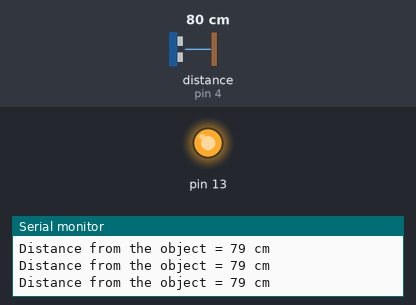
Simulated run of this sketch. Board: Arduino Uno, built with avr-gcc and run on an emulated ATmega328P. Shown: output pins drawn as LEDs (lit = HIGH), the last lines printed to the serial monitor. Wiring (inferred from the names in the program): ultrasonic range finder: trigger pin 5; echo pin 4. The test bench sets the inputs (shaded band); at power-on: distance to the obstacle (sensor on pin 4) 80 cm. The echo pulse lasts 58.3 µs per cm; pins used as bus, display or sensor lines are not drawn.

Above: at 1.2 s.
1.3 s: distance to the obstacle (sensor on pin 4) set to 299 cm
At 2.6 s:
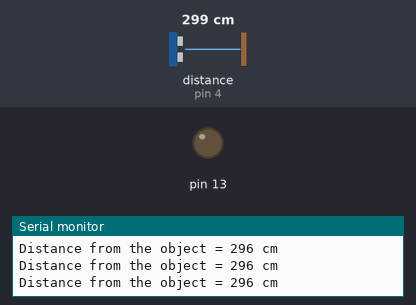
2.9 s: distance to the obstacle (sensor on pin 4) set to 2 cm
At 3.7 s:
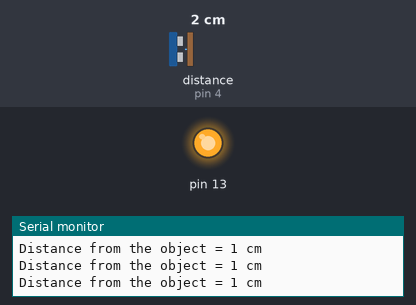
4.4 s: distance to the obstacle (sensor on pin 4) set to 120 cm
At 5.4 s:
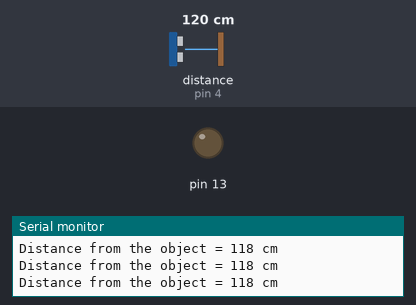
Timing chart, 0 to 7.4 s (numbered marks = the images above; inputs shaded):
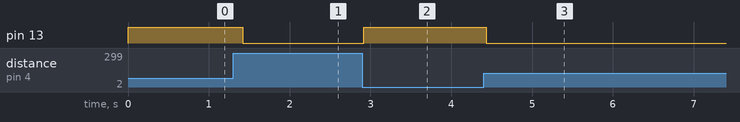

The sketch:

Ultrasonic_LCD.ino
```cpp
// defines arduino pins numbers
const int trigPin = 5;
const int echoPin = 4;
// defines variables
long duration;
int distance;
void setup()
{
  pinMode(13, OUTPUT);
  pinMode(trigPin, OUTPUT); // Sets the trigPin as an Output
  pinMode(echoPin, INPUT); // Sets the echoPin as an Input
  Serial.begin(9600); // Starts the serial communication
}
void loop() {
  // Clears the trigPin
  digitalWrite(trigPin, LOW);
  delayMicroseconds(2);
  // Sets the trigPin on HIGH state for 10 micro seconds
  digitalWrite(trigPin, HIGH);
  delayMicroseconds(10);
  digitalWrite(trigPin, LOW);
  // Reads the echoPin, returns the sound wave travel time in microseconds
  duration = pulseIn(echoPin, HIGH);
  // Calculating the distance
  distance= duration*0.034/2;
  // Prints the distance on the Serial Monitor
  Serial.print("Distance from the object = ");
  Serial.print(distance);
  Serial.println(" cm");
  if(distance<100){
    digitalWrite(13, HIGH);
  }else {
    digitalWrite(13, LOW);
  }
  delay(150);
}
```

Measured:
- after the input at 1.3 s, pin 13: HIGH → LOW after 0.12 s
- after the input at 2.9 s, pin 13: LOW → HIGH at once
- after the input at 4.4 s, pin 13: HIGH → LOW at once
